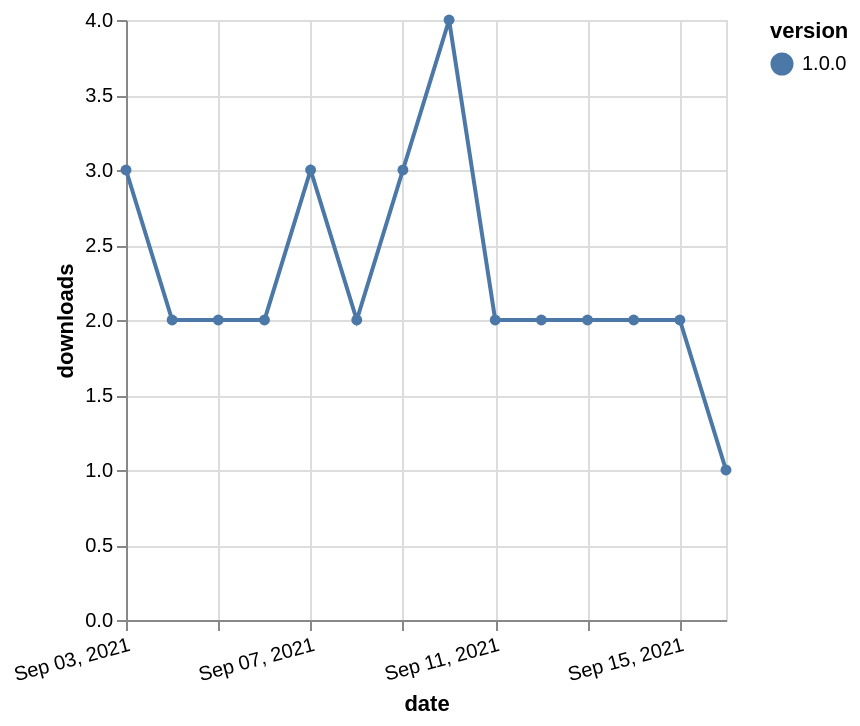

Write the Vega-Lite specification saved for this chart.
### Vega-Lite specification from a JSON file in a GitHub repository (floating-point values rounded to 4 significant figures)
{"$schema": "https://vega.github.io/schema/vega-lite/v5.json", "description": "A simple bar chart with embedded data.", "data": {"values": [{"date": "2021-09-03", "total": 242, "delta": 3, "version": "1.0.0"}, {"date": "2021-09-04", "total": 244, "delta": 2, "version": "1.0.0"}, {"date": "2021-09-05", "total": 246, "delta": 2, "version": "1.0.0"}, {"date": "2021-09-06", "total": 248, "delta": 2, "version": "1.0.0"}, {"date": "2021-09-07", "total": 251, "delta": 3, "version": "1.0.0"}, {"date": "2021-09-08", "total": 253, "delta": 2, "version": "1.0.0"}, {"date": "2021-09-09", "total": 256, "delta": 3, "version": "1.0.0"}, {"date": "2021-09-10", "total": 260, "delta": 4, "version": "1.0.0"}, {"date": "2021-09-11", "total": 262, "delta": 2, "version": "1.0.0"}, {"date": "2021-09-12", "total": 264, "delta": 2, "version": "1.0.0"}, {"date": "2021-09-13", "total": 266, "delta": 2, "version": "1.0.0"}, {"date": "2021-09-14", "total": 268, "delta": 2, "version": "1.0.0"}, {"date": "2021-09-15", "total": 270, "delta": 2, "version": "1.0.0"}, {"date": "2021-09-16", "total": 271, "delta": 1, "version": "1.0.0"}]}, "width": "container", "mark": {"type": "line", "point": {"filled": true}}, "encoding": {"x": {"field": "date", "type": "temporal", "timeUnit": "yearmonthdate", "title": "date", "axis": {"labelAngle": -15}}, "y": {"field": "delta", "type": "quantitative", "title": "downloads"}, "color": {"field": "version", "type": "nominal"}, "tooltip": {"field": "delta"}}}
